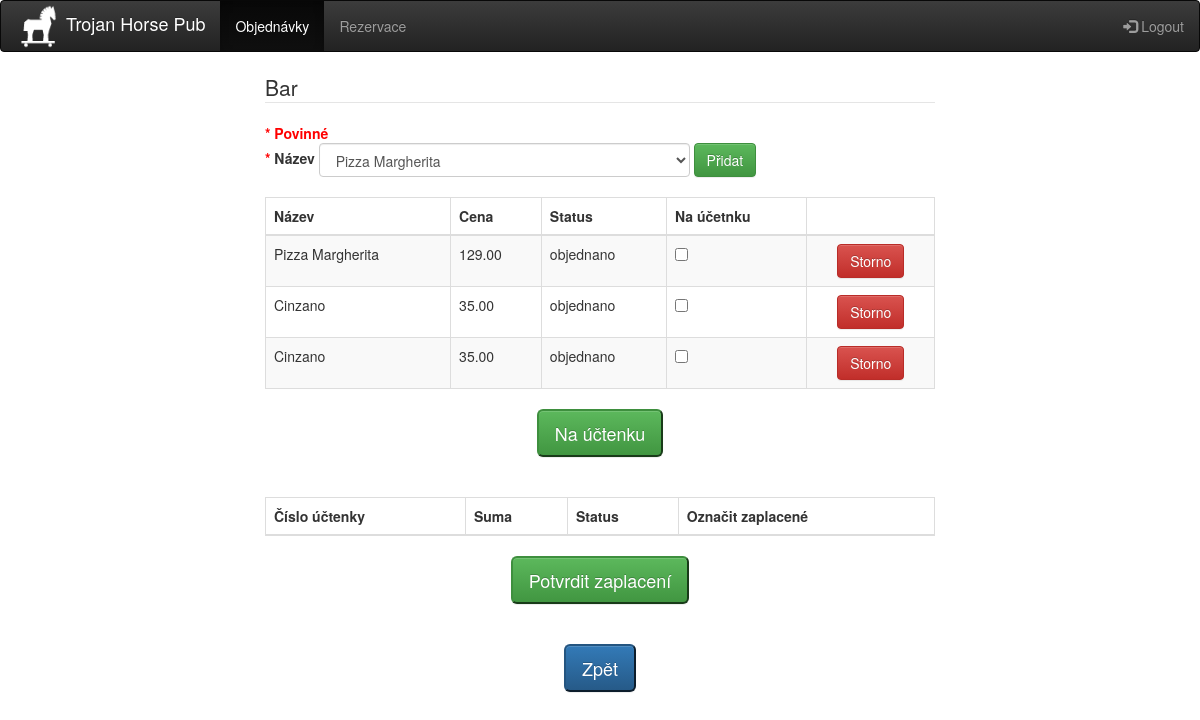
Screenshot of /objednavky_stul.php?id=1&mistnost=bar&cislo=1 (signed in) with the database file from the repository.
### tables this page shows
CREATE TABLE `objednana_polozka` (
  `id_objednavka` int(11) NOT NULL,
  `status` varchar(15) NOT NULL DEFAULT 'objednano',
  `datum` datetime NOT NULL DEFAULT CURRENT_TIMESTAMP,
  `nazev` varchar(50) DEFAULT NULL,
  `cena` decimal(8,2) DEFAULT NULL,
  `id_menu` int(11) NOT NULL,
  `id_zamestnanec` int(11) NOT NULL,
  `id_stul` int(11) NOT NULL,
  `id_rezervace` int(11) DEFAULT NULL,
  `id_uctenka` int(11) DEFAULT NULL,
  `hide_objednana` int(11) NOT NULL DEFAULT '0'
);

CREATE TABLE `polozka_menu` (
  `id_menu` int(11) NOT NULL,
  `nazev` varchar(50) NOT NULL,
  `popis` varchar(100) DEFAULT NULL,
  `cena` decimal(8,2) NOT NULL,
  `typ` varchar(1) NOT NULL,
  `hide_polozka` int(11) NOT NULL DEFAULT '0'
);

### objednavky_stul.php (the view, shortened to what this page needs)
<?php
include_once "header.php";
$id = $_GET['id'];
$mistnost = $_GET['mistnost'];
$cislo = $_GET['cislo'];
?>
<div class="col-md-7 center-block">
<form class="form-inline" role="form" method="post" action="objednavky_stul_add.php?id=<?php echo $id; ?>&mistnost=<?php echo $mistnost; ?>&cislo=<?php echo $cislo; ?>">
<?php
	if ($mistnost == 'predni zahradka') { echo "<legend>Přední zahrádka č.".$cislo . "</legend>";}
	else if ($mistnost == 'zadni zahradka') { echo "<legend>Zadní zahrádka č.".$cislo . "</legend>";}
	else if ($mistnost == 'salonek') { echo "<legend>Salonek č.".$cislo . "</legend>";}
	else if ($mistnost == 'bar') { echo "<legend>Bar</legend>";}
	else if ($mistnost == 'sala') { echo "<legend>Sála č.".$cislo . "</legend>";}
?>
<span class="req_dot">* Povinné</span>
<br/>
<div class="form-group">
  <label for="nazev"><span class="req_dot">*</span>  Název</label>
  <select id="nazev" name="nazev" class="form-control">
                <?php
                    $db = connect_to_serv();
                    $query = "SELECT id_menu,nazev FROM polozka_menu WHERE hide_polozka = '0'";
                    if ($result = mysqli_query($db, $query)) {
                        while ($row_a = mysqli_fetch_assoc($result)){
                            echo "<option value=";
                            echo $row_a['id_menu'];
                            echo ">";
                            echo htmlspecialchars($row_a['nazev']);
                            echo "</option>";
                        }
                    }
                ?>
            </select>
</div>
<button type="submit" id="submit" name="submit" class="btn btn-success">Přidat</button>
</form>
<br/>
<form class="form-horizontal" role="form" method="post" action="objednavky_stul_uctenka.php?id=<?php echo $id; ?>&mistnost=<?php echo $mistnost; ?>&cislo=<?php echo $cislo; ?>">
<table class="table table-bordered table-striped table-hover">
	<thead>
		<tr>
			<th>Název</th>
			<th>Cena</th>
			<th>Status</th>
			<th>Na účetnku</th>
			<th></th>
		</tr>
	</thead>
	<tbody>
		<?php
			$query = "SELECT polozka_menu.nazev, objednana_polozka.cena,status,id_objednavka,id_menu FROM  (stul  NATURAL JOIN objednana_polozka) JOIN polozka_menu USING(id_menu)  WHERE id_stul = '$id' AND status = 'objednano' AND hide_objednana = '0'";
			if ($result = mysqli_query($db, $query)) {
				while ($row = mysqli_fetch_assoc($result)){
					$id_ob = $row['id_objednavka'];
					echo "<tr>";
					echo "<td>" . htmlspecialchars($row['nazev']) ."</td>";
					echo "<td>" . $row['cena'] ."</td>";
					echo "<td>" . $row['status'] ."</td>";
					echo "<td><input type='checkbox' name=" .   $id_ob ." value=" . $id_ob ."></td>";
					echo "<td> <button type='button' class='btn btn-danger center-block' onclick=\" if (confirm('Stlačením OK vymažete položku!')) window.location.href ='objednavky_stul_delete.php?id=$id&mistnost=$mistnost&cislo=$cislo&id_ob=$id_ob';\">Storno</button> </td>";
					echo "</tr>";
				}
			}
		?>
	</tbody>
</table>
<button type="submit" id="submit1" name="submit1" class="btn-lg btn-success center-block">Na účtenku</button>
</form>
<br/>
<br/>
<form class="form-horizontal" role="form" method="post" action="objednavky_stul_uctenka_zapl.php?id=<?php echo $id; ?>&mistnost=<?php echo $mistnost; ?>&cislo=<?php echo $cislo; ?>">
 <table class="table table-bordered table-striped table-hover">
 	<thead>
		<tr>
			<th>Číslo účtenky</th>
			<th>Suma</th>
			<th>Status</th>
			<th>Označit zaplacené</th>
		</tr>
	</thead>
</table>
<button type="submit" id="submit2" name="submit2" class="btn-lg btn-success center-block">Potvrdit zaplacení</button>
</form>
<br/>
<br/>
<button type='button' class='btn-lg btn-primary center-block' onclick="window.location.href = '/objednavky.php'">Zpět</button>
</div>
<?php
include_once "footer.php";
?>

### header.php (style rules this page uses)
.req_dot { color:red; font-weight:bold }
.center-block { float:none }

### rows the page displays
objednana_polozka: id_menu.nazev "Pizza Margherita", cena "129.00", status "objednano"
objednana_polozka: id_menu.nazev "Cinzano", cena "35.00", status "objednano"
objednana_polozka: id_menu.nazev "Cinzano", cena "35.00", status "objednano"

### other values shown
form field nazev "Pizza Margherita"
